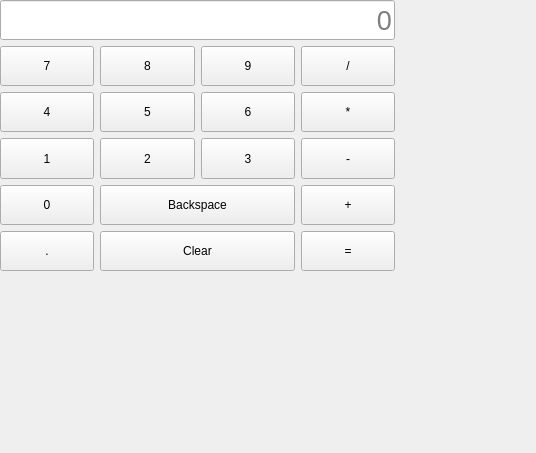
<?xml version="1.0" encoding="UTF-8"?>
<ui version="4.0">
 <class>CalculatorForm</class>
 <widget class="QWidget" name="CalculatorForm">
  <property name="geometry">
   <rect>
    <x>0</x>
    <y>0</y>
    <width>536</width>
    <height>453</height>
   </rect>
  </property>
  <property name="windowTitle">
   <string>Form</string>
  </property>
  <widget class="QWidget" name="layoutWidget">
   <property name="geometry">
    <rect>
     <x>0</x>
     <y>0</y>
     <width>395</width>
     <height>271</height>
    </rect>
   </property>
   <layout class="QGridLayout" name="gridLayout">
    <item row="0" column="0" colspan="4">
     <widget class="QLineEdit" name="display">
      <property name="sizePolicy">
       <sizepolicy hsizetype="Expanding" vsizetype="Expanding">
        <horstretch>0</horstretch>
        <verstretch>0</verstretch>
       </sizepolicy>
      </property>
      <property name="font">
       <font>
        <pointsize>20</pointsize>
       </font>
      </property>
      <property name="alignment">
       <set>Qt::AlignRight|Qt::AlignTrailing|Qt::AlignVCenter</set>
      </property>
      <property name="placeholderText">
       <string>0</string>
      </property>
     </widget>
    </item>
    <item row="1" column="0">
     <widget class="QPushButton" name="pushButton_7">
      <property name="sizePolicy">
       <sizepolicy hsizetype="Expanding" vsizetype="Expanding">
        <horstretch>0</horstretch>
        <verstretch>0</verstretch>
       </sizepolicy>
      </property>
      <property name="text">
       <string>7</string>
      </property>
     </widget>
    </item>
    <item row="1" column="1">
     <widget class="QPushButton" name="pushButton_8">
      <property name="sizePolicy">
       <sizepolicy hsizetype="Expanding" vsizetype="Expanding">
        <horstretch>0</horstretch>
        <verstretch>0</verstretch>
       </sizepolicy>
      </property>
      <property name="text">
       <string>8</string>
      </property>
     </widget>
    </item>
    <item row="1" column="2">
     <widget class="QPushButton" name="pushButton_9">
      <property name="sizePolicy">
       <sizepolicy hsizetype="Expanding" vsizetype="Expanding">
        <horstretch>0</horstretch>
        <verstretch>0</verstretch>
       </sizepolicy>
      </property>
      <property name="text">
       <string>9</string>
      </property>
     </widget>
    </item>
    <item row="1" column="3">
     <widget class="QPushButton" name="divisionButton">
      <property name="sizePolicy">
       <sizepolicy hsizetype="Expanding" vsizetype="Expanding">
        <horstretch>0</horstretch>
        <verstretch>0</verstretch>
       </sizepolicy>
      </property>
      <property name="text">
       <string>/</string>
      </property>
     </widget>
    </item>
    <item row="2" column="0">
     <widget class="QPushButton" name="pushButton_4">
      <property name="sizePolicy">
       <sizepolicy hsizetype="Expanding" vsizetype="Expanding">
        <horstretch>0</horstretch>
        <verstretch>0</verstretch>
       </sizepolicy>
      </property>
      <property name="text">
       <string>4</string>
      </property>
     </widget>
    </item>
    <item row="2" column="1">
     <widget class="QPushButton" name="pushButton_5">
      <property name="sizePolicy">
       <sizepolicy hsizetype="Expanding" vsizetype="Expanding">
        <horstretch>0</horstretch>
        <verstretch>0</verstretch>
       </sizepolicy>
      </property>
      <property name="text">
       <string>5</string>
      </property>
     </widget>
    </item>
    <item row="2" column="2">
     <widget class="QPushButton" name="pushButton_6">
      <property name="sizePolicy">
       <sizepolicy hsizetype="Expanding" vsizetype="Expanding">
        <horstretch>0</horstretch>
        <verstretch>0</verstretch>
       </sizepolicy>
      </property>
      <property name="text">
       <string>6</string>
      </property>
     </widget>
    </item>
    <item row="2" column="3">
     <widget class="QPushButton" name="timesButton">
      <property name="sizePolicy">
       <sizepolicy hsizetype="Expanding" vsizetype="Expanding">
        <horstretch>0</horstretch>
        <verstretch>0</verstretch>
       </sizepolicy>
      </property>
      <property name="text">
       <string>*</string>
      </property>
     </widget>
    </item>
    <item row="3" column="0">
     <widget class="QPushButton" name="pushButton_1">
      <property name="sizePolicy">
       <sizepolicy hsizetype="Expanding" vsizetype="Expanding">
        <horstretch>0</horstretch>
        <verstretch>0</verstretch>
       </sizepolicy>
      </property>
      <property name="text">
       <string>1</string>
      </property>
     </widget>
    </item>
    <item row="3" column="1">
     <widget class="QPushButton" name="pushButton_2">
      <property name="sizePolicy">
       <sizepolicy hsizetype="Expanding" vsizetype="Expanding">
        <horstretch>0</horstretch>
        <verstretch>0</verstretch>
       </sizepolicy>
      </property>
      <property name="text">
       <string>2</string>
      </property>
     </widget>
    </item>
    <item row="3" column="2">
     <widget class="QPushButton" name="pushButton_3">
      <property name="sizePolicy">
       <sizepolicy hsizetype="Expanding" vsizetype="Expanding">
        <horstretch>0</horstretch>
        <verstretch>0</verstretch>
       </sizepolicy>
      </property>
      <property name="text">
       <string>3</string>
      </property>
     </widget>
    </item>
    <item row="3" column="3">
     <widget class="QPushButton" name="minusButton">
      <property name="sizePolicy">
       <sizepolicy hsizetype="Expanding" vsizetype="Expanding">
        <horstretch>0</horstretch>
        <verstretch>0</verstretch>
       </sizepolicy>
      </property>
      <property name="text">
       <string>-</string>
      </property>
     </widget>
    </item>
    <item row="4" column="0">
     <widget class="QPushButton" name="pushButton_0">
      <property name="sizePolicy">
       <sizepolicy hsizetype="Expanding" vsizetype="Expanding">
        <horstretch>0</horstretch>
        <verstretch>0</verstretch>
       </sizepolicy>
      </property>
      <property name="text">
       <string>0</string>
      </property>
     </widget>
    </item>
    <item row="4" column="1" colspan="2">
     <widget class="QPushButton" name="backspaceButton">
      <property name="sizePolicy">
       <sizepolicy hsizetype="Expanding" vsizetype="Expanding">
        <horstretch>0</horstretch>
        <verstretch>0</verstretch>
       </sizepolicy>
      </property>
      <property name="text">
       <string>Backspace</string>
      </property>
     </widget>
    </item>
    <item row="4" column="3">
     <widget class="QPushButton" name="plusButton">
      <property name="sizePolicy">
       <sizepolicy hsizetype="Expanding" vsizetype="Expanding">
        <horstretch>0</horstretch>
        <verstretch>0</verstretch>
       </sizepolicy>
      </property>
      <property name="text">
       <string>+</string>
      </property>
     </widget>
    </item>
    <item row="5" column="0">
     <widget class="QPushButton" name="pointButton">
      <property name="sizePolicy">
       <sizepolicy hsizetype="Expanding" vsizetype="Expanding">
        <horstretch>0</horstretch>
        <verstretch>0</verstretch>
       </sizepolicy>
      </property>
      <property name="text">
       <string>.</string>
      </property>
     </widget>
    </item>
    <item row="5" column="1" colspan="2">
     <widget class="QPushButton" name="clearAllButton">
      <property name="sizePolicy">
       <sizepolicy hsizetype="Expanding" vsizetype="Expanding">
        <horstretch>0</horstretch>
        <verstretch>0</verstretch>
       </sizepolicy>
      </property>
      <property name="text">
       <string>Clear</string>
      </property>
     </widget>
    </item>
    <item row="5" column="3">
     <widget class="QPushButton" name="equalButton">
      <property name="sizePolicy">
       <sizepolicy hsizetype="Expanding" vsizetype="Expanding">
        <horstretch>0</horstretch>
        <verstretch>0</verstretch>
       </sizepolicy>
      </property>
      <property name="text">
       <string>=</string>
      </property>
     </widget>
    </item>
   </layout>
  </widget>
 </widget>
 <resources/>
 <connections/>
</ui>
